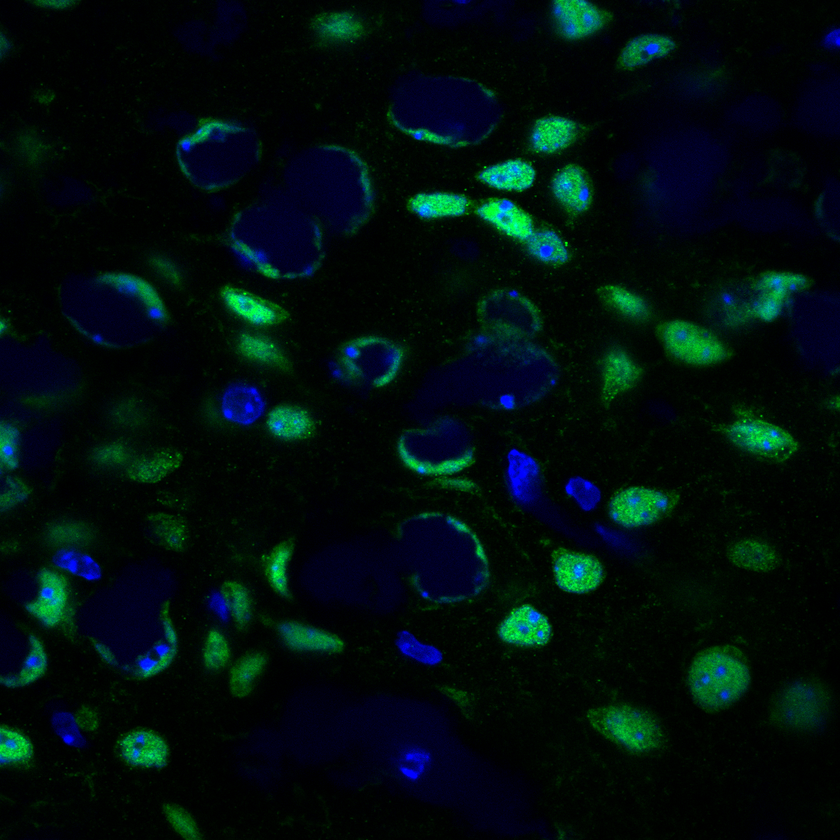
#> input picture Final-Code/63x-NeuN-Hoechst-izq-18 ZEN.tif, 840 x 840 px, shrunk from 1024 x 1024 before the run, found by its file name
$ jupyter execute 01-Code.ipynb
#> lines starting #> are read from the running program, lines starting #| are printed output that depends on the picture; after the words box and inside, x2 and y2 are one past the last pixel; in counts of white or black regions, pixels touching at a corner belong together
<a href="https://colab.research.google.com/github/MiguelAngel-ht/Cells-Classification/blob/main/01-Code.ipynb" target="_parent"></a>

[cell 1]
import numpy as np
import matplotlib.pyplot as plt
import cv2 as cv

[cell 2]
# FUNCTION THAT PLOT ALL OF IMAGES TOGETHER
def show_images(images, names):

  fig, axs = plt.subplots(1, len(names), figsize=(4*len(names), 6), constrained_layout=True)

  for i, (ax, img) in enumerate(zip(axs.flat, images)):
    ax.set_title(names[i])
    ax.imshow(img, 'gray')

  plt.show()

[cell 3]
img = cv.imread('63x-NeuN-Hoechst-izq-18 ZEN.tif')
#> img is the input picture: shape (840, 840, 3); mean B, G, R 13.4, 14.9, 0
plt.imshow(img)
plt.show()

[cell 4]
imgF = img[:,:,1]
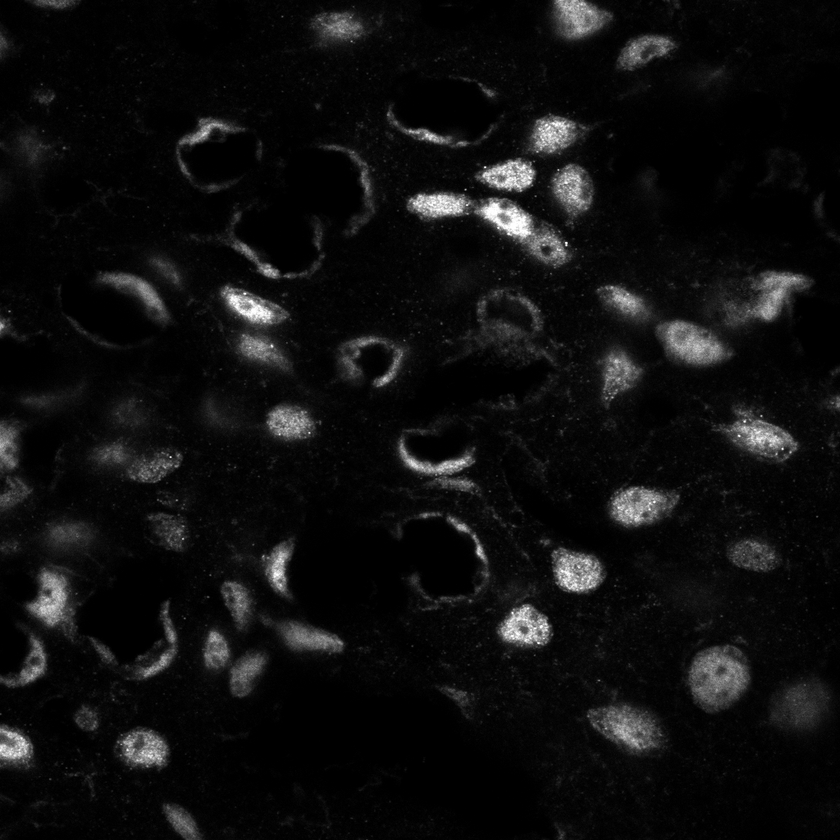
#> imgF: shape (840, 840); min 0, max 255, mean 14.9
imgC = img[:,:,0]
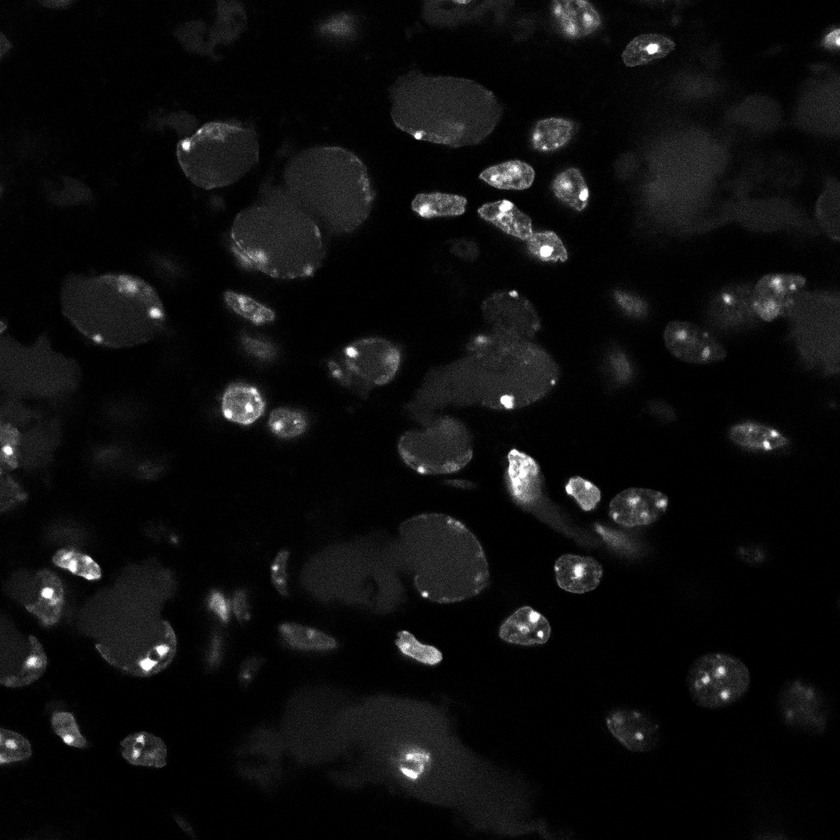
#> imgC: shape (840, 840); min 0, max 255, mean 13.4
show_images([imgF, imgC], ['Farms', 'Cells'])
#> the loop in show_images, `for i, (ax, img) in enumerate(zip(axs.flat, images)):` made 2 passes
#> in show_images, `plt.show()`:
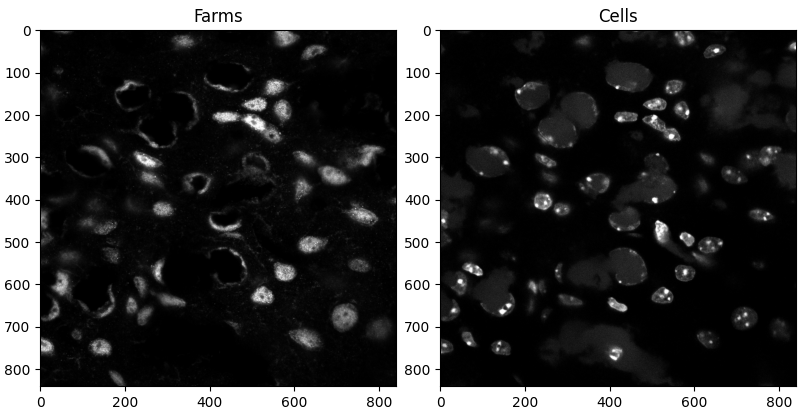
#> figure drawn by matplotlib, 2 panels

[cell 5]
# Blurring
imgC_bl = cv.boxFilter(imgC, -1, (5, 5))

# Threshold
imgC_um = np.copy(imgC_bl)
imgC_um[imgC_um > 17] = 255

# Opening
kernel = np.ones((10,10))
imgC_op = cv.morphologyEx(imgC_um, cv.MORPH_OPEN, kernel)
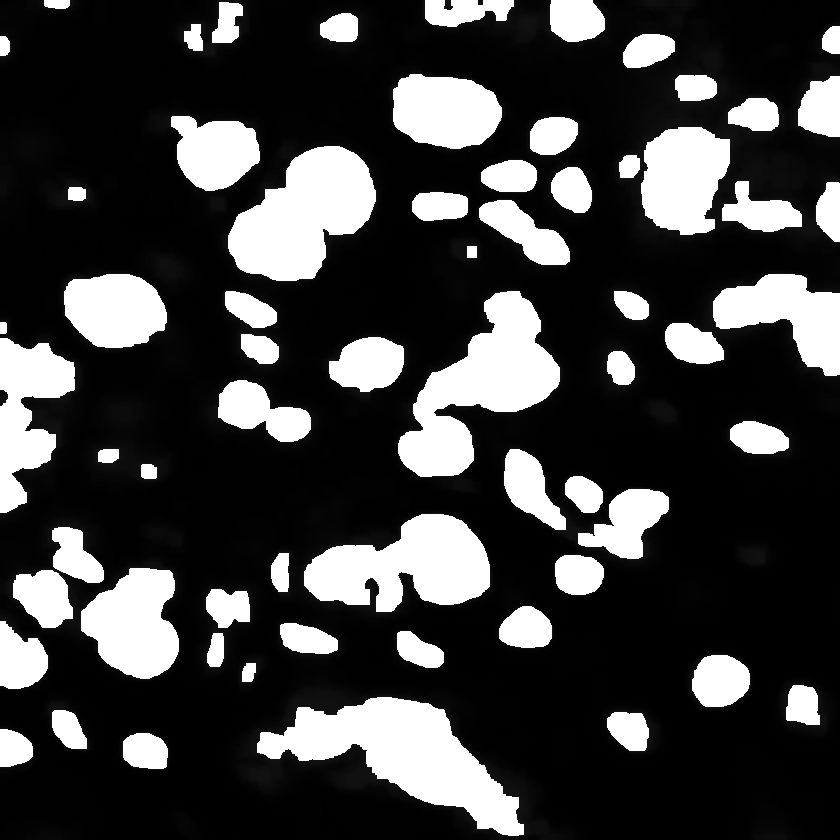
#> imgC_op: shape (840, 840); min 0, max 255, mean 63.6

[cell 6]
show_images([imgC_bl, imgC_um, imgC_op], ['Blurring', 'Umbral', 'Opening'])
#> the loop in show_images (call 2), `for i, (ax, img) in enumerate(zip(axs.flat, images)):` made 3 passes

[cell 7]
# Logarithm transform
c = 255 / np.log(1 + np.max(imgC))
#> c = 45.99
imgC_log = c * np.log(imgC + 1)
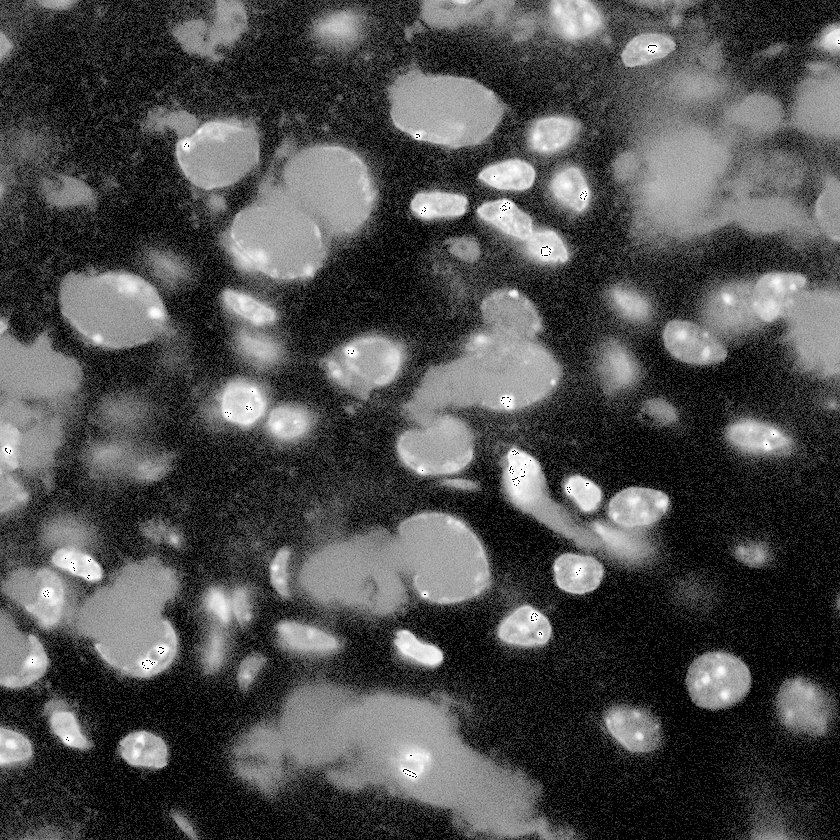
#> imgC_log: shape (840, 840) float16; 0.04% of the values are NaN or infinite; the others: min 0, max 255, mean 76.44; drawn with min black, max white, NaN and infinite black
imgC_log = imgC_log.astype('uint8')

# Threshold
imgC_um2 = np.copy(imgC_log)
imgC_um2[imgC_um2 > 140] = 255
imgC_um2[imgC_um2 != 255] = 0
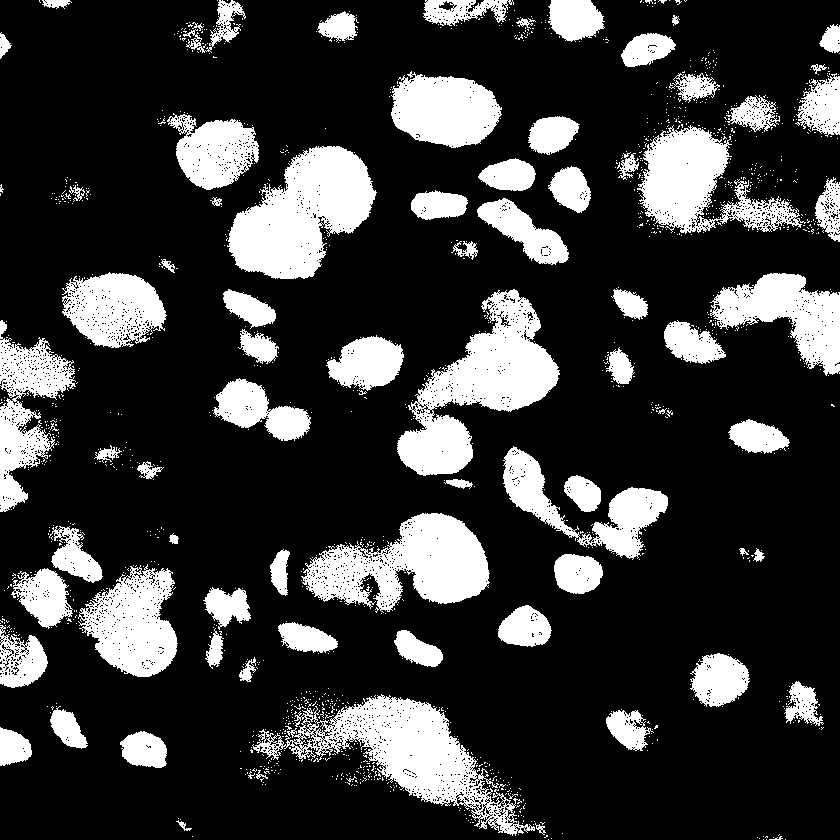
#> imgC_um2: shape (840, 840); 21.9% white; 1386 white regions (1308 under 20 px), largest, box (x1, y1, x2, y2) and area: (397, 289, 560, 476) 12631, (227, 146, 377, 279) 11907, (252, 694, 535, 836) 11876

# Opening and Dilate
kernel = np.ones((2,2),np.uint8)
imgC_op = cv.morphologyEx(imgC_um2, cv.MORPH_OPEN, kernel)
#> imgC_op: shape (840, 840); 20.4% white; 341 white regions (235 under 20 px), largest, box (x1, y1, x2, y2) and area: (398, 290, 561, 477) 12281, (229, 147, 377, 280) 11692, (304, 514, 490, 611) 9966
kernel = np.ones((3,3),np.uint8)
imgC_dl = cv.dilate(imgC_op, kernel, iterations = 1)
#> imgC_dl: shape (840, 840); 24.2% white; 108 white regions (17 under 20 px), largest, box (x1, y1, x2, y2) and area: (397, 289, 562, 478) 13847, (287, 696, 550, 839) 12921, (228, 146, 378, 281) 12561

# Opening
kernel = np.ones((10,10))
imgC_op2 = cv.morphologyEx(imgC_dl, cv.MORPH_OPEN, kernel)
#> imgC_op2: shape (840, 840); 22.4% white; 70 white regions, largest, box (x1, y1, x2, y2) and area: (230, 147, 378, 282) 12420, (306, 514, 492, 613) 11172, (329, 698, 489, 807) 9977

[cell 8]
show_images([imgC_log, imgC_um2, imgC_dl, imgC_op2],
            ['Log Transf', 'Threshold', 'Dilate', 'Opening'])

[cell 9]
# Farm Image Processing

# Smooting
kernel = (1 / (5*5)) * np.ones((5,5))
imgF_sm = cv.filter2D(imgF, -1, kernel)

# Thresholding
imgF_th = cv.threshold(imgF_sm, 20, 255, cv.THRESH_BINARY)[1]
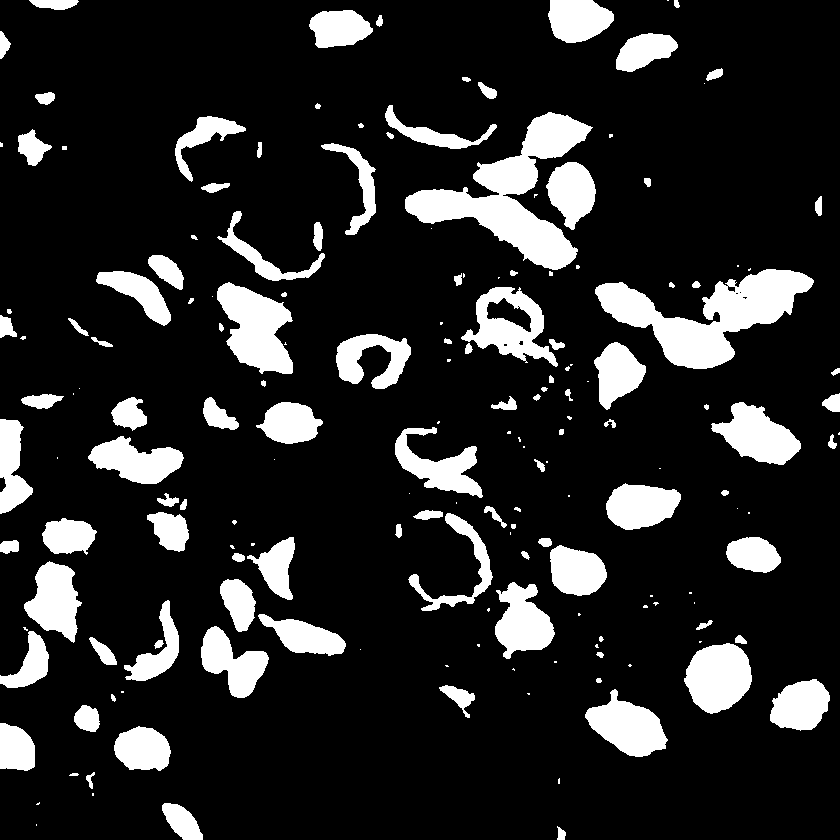
#> imgF_th: shape (840, 840); 15.4% white; 178 white regions (63 under 20 px), largest, box (x1, y1, x2, y2) and area: (405, 112, 593, 270) 10055, (595, 269, 814, 369) 9338, (217, 282, 293, 374) 4361

[cell 10]
show_images([imgF, imgF_sm, imgF_th],
            ['Original', 'Smooting', 'Threshold'])
